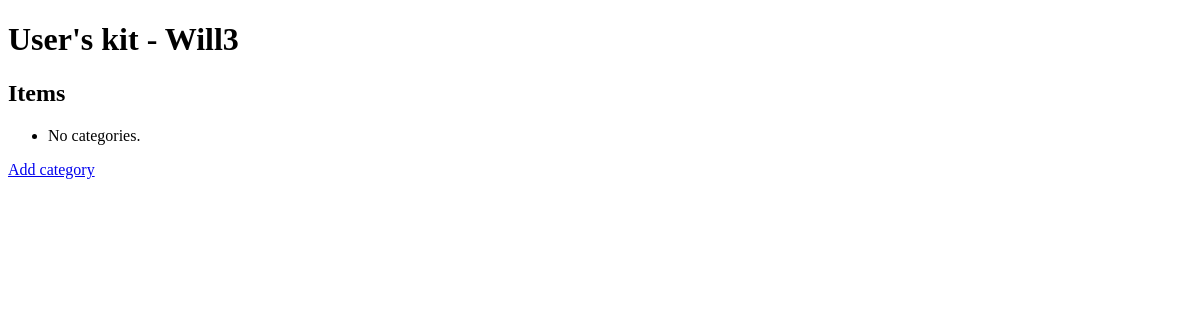
Page /user/1/ on the earlier database version.
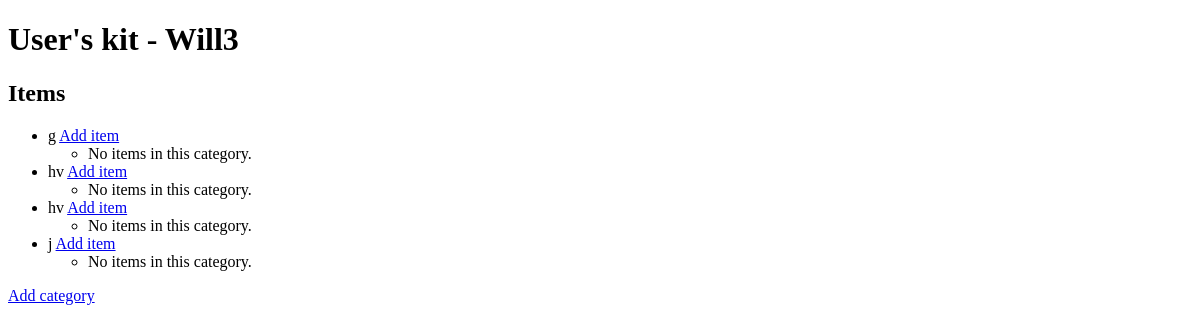
Same page on the later database version.
### managerkit/models.py (models this page shows, shortened)
class Category(models.Model):
    name = models.CharField(max_length=100)
    user = models.ForeignKey(User, on_delete=models.CASCADE, related_name='categories')

### managerkit/views.py (the view)
# urls.py: path('user/<int:user_id>/', views.user_detail, name='user_detail'),
def user_detail(request, user_id):
    user = get_object_or_404(User, pk=user_id)
    categories = user.categories.all()
    items = categories.all()
    return render(request, 'user_detail.html', {'user': user, 'categories': categories, 'item': items})

### managerkit/templates/user_detail.html (shortened to what this page needs)
<!DOCTYPE html>
<html lang="en">
<head>
</head>
<body>
    <h1>User's kit - {{ user.name }}</h1>
    <h2>Items </h2>
    <ul>
      {% for category in categories %}
          <li> {{ category.name }} <a href="{% url 'add_item' user.id category.id %}">Add item</a>
            <ul>
              {% for item in category.items.all %}
                  <li>{{ item.name }} - {{ item.description }}</li>
                {% empty %}
                  <li>No items in this category.</li>
              {% endfor %}
            </ul>
          </li>
      {% empty %}
          <li>No categories.</li>
      {% endfor %}
  </ul>
    <a href="{% url 'add_category' user.id %}">Add category</a>
</body>
</html>

Differences in the rows shown:
added Category: name "g"
added Category: name "hv"
added Category: name "hv"
added Category: name "j"
Other differences:
text no longer shown: "No categories."
